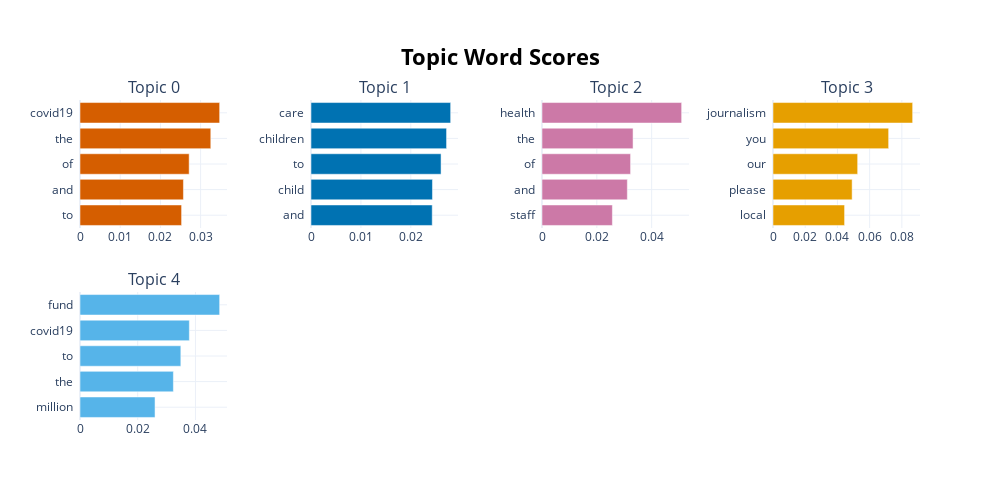

Source (notebook cell):
### Code cell
topic_model.visualize_barchart(top_n_topics=5)

### Figure 1 — Plotly figure (JSON) as saved in the notebook; plotly's stock layout.template omitted (floating-point values rounded to 4 significant figures)
{"data": [{"marker": {"color": "#D55E00"}, "orientation": "h", "type": "bar", "x": [0.02527, 0.02573, 0.02715, 0.03253, 0.03474], "xaxis": "x", "y": ["to  ", "and  ", "of  ", "the  ", "covid19  "], "yaxis": "y"}, {"marker": {"color": "#0072B2"}, "orientation": "h", "type": "bar", "x": [0.02429, 0.02434, 0.02606, 0.02716, 0.02798], "xaxis": "x2", "y": ["and  ", "child  ", "to  ", "children  ", "care  "], "yaxis": "y2"}, {"marker": {"color": "#CC79A7"}, "orientation": "h", "type": "bar", "x": [0.02568, 0.03113, 0.03231, 0.03322, 0.05094], "xaxis": "x3", "y": ["staff  ", "and  ", "of  ", "the  ", "health  "], "yaxis": "y3"}, {"marker": {"color": "#E69F00"}, "orientation": "h", "type": "bar", "x": [0.04444, 0.04913, 0.05257, 0.0718, 0.08671], "xaxis": "x4", "y": ["local  ", "please  ", "our  ", "you  ", "journalism  "], "yaxis": "y4"}, {"marker": {"color": "#56B4E9"}, "orientation": "h", "type": "bar", "x": [0.026, 0.03235, 0.03493, 0.03789, 0.04839], "xaxis": "x5", "y": ["million  ", "the  ", "to  ", "covid19  ", "fund  "], "yaxis": "y5"}], "layout": {"annotations": [{"font": {"size": 16}, "showarrow": false, "text": "Topic 0", "x": 0.0875, "xanchor": "center", "xref": "paper", "y": 1, "yanchor": "bottom", "yref": "paper"}, {"font": {"size": 16}, "showarrow": false, "text": "Topic 1", "x": 0.3625, "xanchor": "center", "xref": "paper", "y": 1, "yanchor": "bottom", "yref": "paper"}, {"font": {"size": 16}, "showarrow": false, "text": "Topic 2", "x": 0.6375, "xanchor": "center", "xref": "paper", "y": 1, "yanchor": "bottom", "yref": "paper"}, {"font": {"size": 16}, "showarrow": false, "text": "Topic 3", "x": 0.9125, "xanchor": "center", "xref": "paper", "y": 1, "yanchor": "bottom", "yref": "paper"}, {"font": {"size": 16}, "showarrow": false, "text": "Topic 4", "x": 0.0875, "xanchor": "center", "xref": "paper", "y": 0.4, "yanchor": "bottom", "yref": "paper"}], "height": 500, "hoverlabel": {"bgcolor": "white", "font": {"family": "Rockwell", "size": 16}}, "showlegend": false, "title": {"font": {"color": "Black", "size": 22}, "text": "<b>Topic Word Scores", "x": 0.5, "xanchor": "center", "yanchor": "top"}, "width": 1000, "xaxis": {"anchor": "y", "domain": [0, 0.175], "showgrid": true}, "xaxis2": {"anchor": "y2", "domain": [0.275, 0.45], "showgrid": true}, "xaxis3": {"anchor": "y3", "domain": [0.55, 0.725], "showgrid": true}, "xaxis4": {"anchor": "y4", "domain": [0.825, 1], "showgrid": true}, "xaxis5": {"anchor": "y5", "domain": [0, 0.175], "showgrid": true}, "xaxis6": {"anchor": "y6", "domain": [0.275, 0.45], "showgrid": true}, "xaxis7": {"anchor": "y7", "domain": [0.55, 0.725], "showgrid": true}, "xaxis8": {"anchor": "y8", "domain": [0.825, 1], "showgrid": true}, "yaxis": {"anchor": "x", "domain": [0.6, 1], "showgrid": true}, "yaxis2": {"anchor": "x2", "domain": [0.6, 1], "showgrid": true}, "yaxis3": {"anchor": "x3", "domain": [0.6, 1], "showgrid": true}, "yaxis4": {"anchor": "x4", "domain": [0.6, 1], "showgrid": true}, "yaxis5": {"anchor": "x5", "domain": [0, 0.4], "showgrid": true}, "yaxis6": {"anchor": "x6", "domain": [0, 0.4], "showgrid": true}, "yaxis7": {"anchor": "x7", "domain": [0, 0.4], "showgrid": true}, "yaxis8": {"anchor": "x8", "domain": [0, 0.4], "showgrid": true}}}
